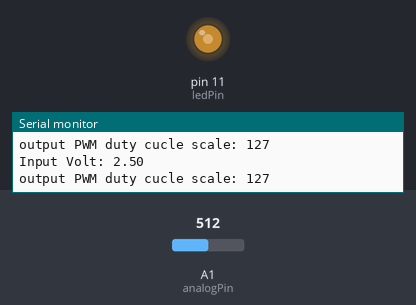
This sketch was run on a simulated Arduino Uno, built with avr-gcc and run on an emulated ATmega328P. Shown: output pins drawn as LEDs (lit = HIGH), the last lines printed to the serial monitor. The test bench sets the inputs (shaded band); at power-on: A1 (analogPin) = 512.

Above: at 1.8 s.
1.9 s: A1 (analogPin) set to 716
At 3.2 s:
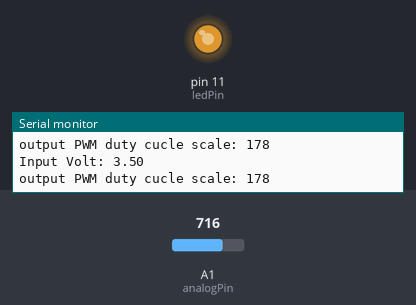
3.5 s: A1 (analogPin) set to 900
At 5.0 s:
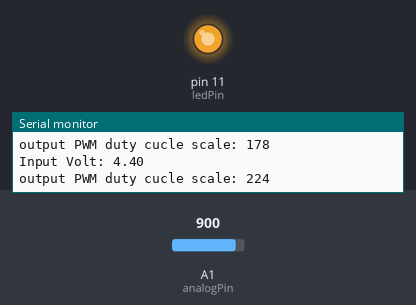
5.5 s: A1 (analogPin) set to 122
At 6.6 s:
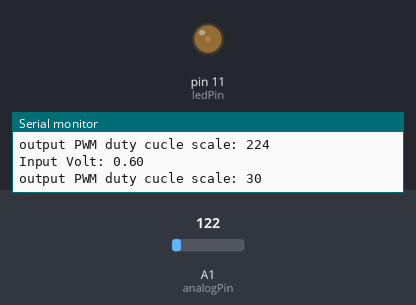
7.5 s: A1 (analogPin) set to 0
At 9.2 s:
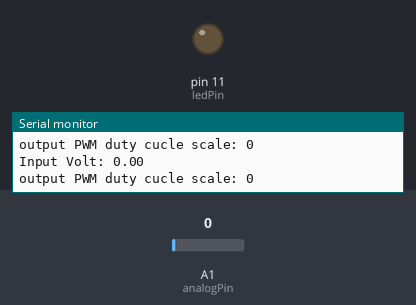
9.5 s: A1 (analogPin) set to 511
At 11.0 s:
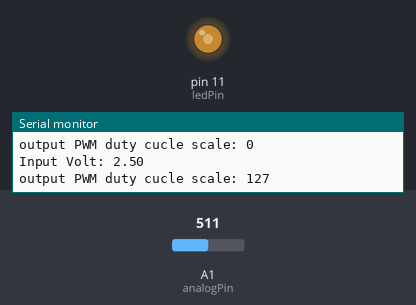
Timing chart, 0 to 12.5 s (numbered marks = the images above; inputs shaded):
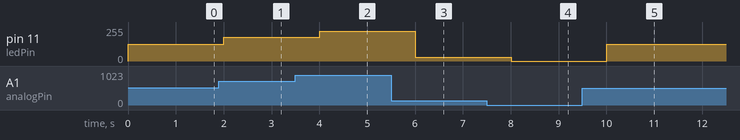

Measured:
- after the input at 1.9 s, pin 11 (ledPin): 127/255 → 178/255 after 0.10 s
- after the input at 3.5 s, pin 11 (ledPin): 178/255 → 224/255 after 0.51 s
- after the input at 5.5 s, pin 11 (ledPin): 224/255 → 30/255 after 0.51 s
- after the input at 7.5 s, pin 11 (ledPin): 30/255 → 0/255 after 0.51 s
- after the input at 9.5 s, pin 11 (ledPin): 0/255 → 127/255 after 0.51 s

The sketch:

LightDial.ino
```cpp
const int analogPin = 1;
const int ledPin = 11;


void setup() {
  Serial.begin(9600);
  // put your setup code here, to run once:

}

void loop() {
  int inputValue = analogRead(analogPin);
  float volt = inputValue*5.0/1023.0;
  Serial.print("Input Volt: ");
  Serial.println(volt);

  int outputValue = inputValue*255.0/1023.0;

  Serial.print("output PWM duty cucle scale: ");
  Serial.println(outputValue);

  analogWrite(ledPin, outputValue);

  delay(1000);
  // put your main code here, to run repeatedly:

}
```
